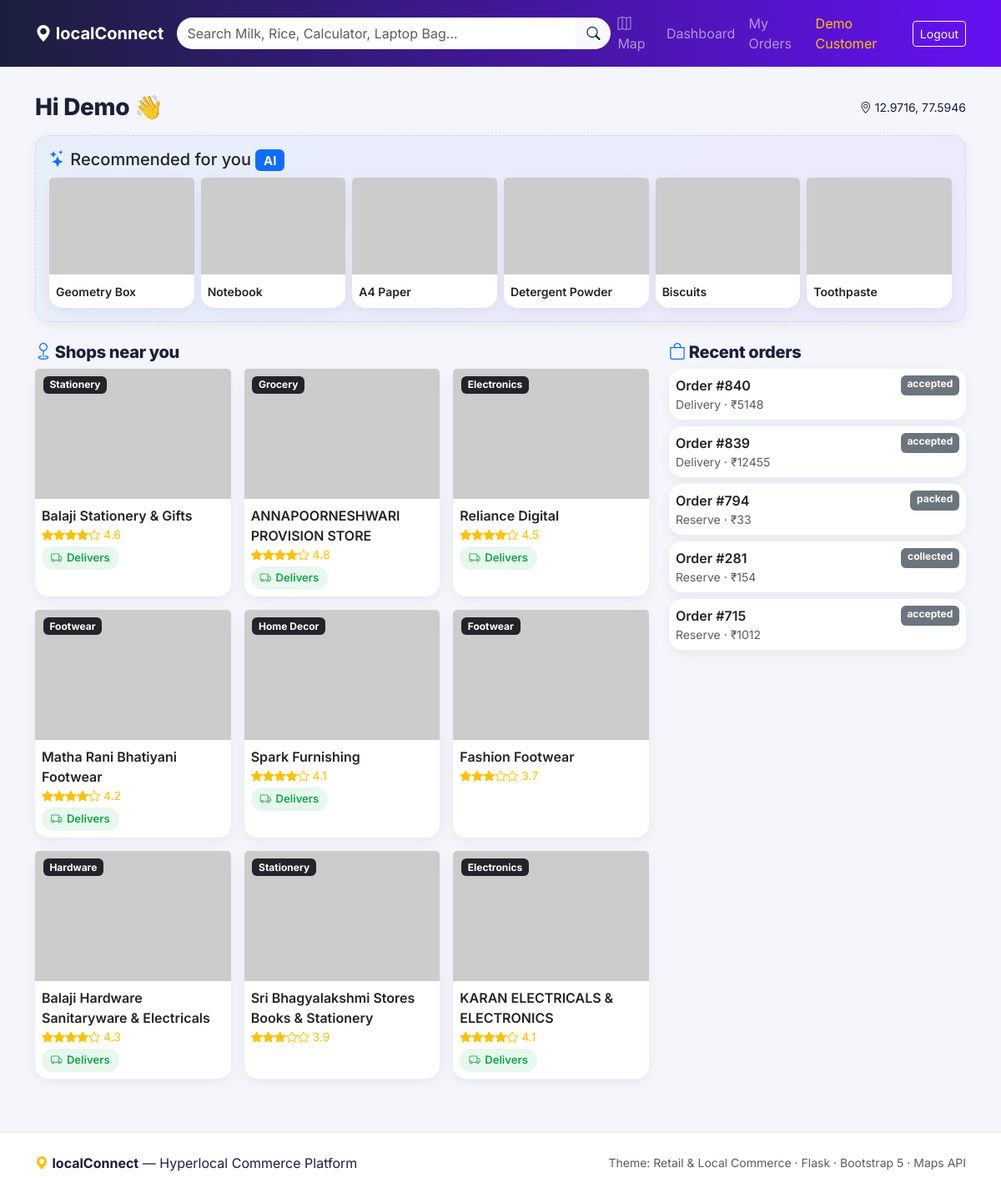
/dashboard (signed in), run on the app's committed database.
### models.py (models this page shows, shortened)
class User(UserMixin, db.Model):
    __tablename__ = "users"
    id = db.Column(db.Integer, primary_key=True)
    name = db.Column(db.String(120), nullable=False)
    email = db.Column(db.String(120), unique=True, nullable=False, index=True)
    phone = db.Column(db.String(20))
    password_hash = db.Column(db.String(255), nullable=False)
    role = db.Column(db.String(20), nullable=False, default="customer")
    lat = db.Column(db.Float)
    lng = db.Column(db.Float)
    created_at = db.Column(db.DateTime, default=_now)
    shops = db.relationship("Shop", backref="owner", lazy=True)
    orders = db.relationship("Order", backref="customer", lazy=True)
    reviews = db.relationship("Review", backref="customer", lazy=True)

class Product(db.Model):
    __tablename__ = "products"
    id = db.Column(db.Integer, primary_key=True)
    name = db.Column(db.String(150), nullable=False, index=True)
    category = db.Column(db.String(50), index=True)
    image = db.Column(db.String(255))
    description = db.Column(db.String(500))
    inventory = db.relationship("Inventory", backref="product", lazy=True)

class Shop(db.Model):
    __tablename__ = "shops"
    id = db.Column(db.Integer, primary_key=True)
    owner_id = db.Column(db.Integer, db.ForeignKey("users.id"))
    name = db.Column(db.String(150), nullable=False, index=True)
    owner_name = db.Column(db.String(120))
    mobile = db.Column(db.String(20))
    address = db.Column(db.String(255))
    lat = db.Column(db.Float, nullable=False)
    lng = db.Column(db.Float, nullable=False)
    category = db.Column(db.String(50), index=True)
    delivery_available = db.Column(db.Boolean, default=False)
    delivery_radius = db.Column(db.Float, default=3.0)  # km
    rating = db.Column(db.Float, default=4.0)
    parking = db.Column(db.Boolean, default=False)
    image = db.Column(db.String(255))
    verified = db.Column(db.Boolean, default=False)
    created_at = db.Column(db.DateTime, default=_now)
    inventory = db.relationship("Inventory", backref="shop", lazy=True,
                                cascade="all, delete-orphan")
    orders = db.relationship("Order", backref="shop", lazy=True)
    reviews = db.relationship("Review", backref="shop", lazy=True)

class Order(db.Model):
    __tablename__ = "orders"
    id = db.Column(db.Integer, primary_key=True)
    customer_id = db.Column(db.Integer, db.ForeignKey("users.id"))
    shop_id = db.Column(db.Integer, db.ForeignKey("shops.id"))
    order_type = db.Column(db.String(20), default="reserve")
    status = db.Column(db.String(30), default="placed")
    total = db.Column(db.Float, default=0)
    address = db.Column(db.String(255))
    created_at = db.Column(db.DateTime, default=_now)
    items = db.relationship("OrderItem", backref="order", lazy=True,
                            cascade="all, delete-orphan")
    payment = db.relationship("Payment", backref="order", uselist=False,
                              cascade="all, delete-orphan")
    delivery_partner_id = db.Column(db.Integer,
                                    db.ForeignKey("delivery_partners.id"))

### app.py (the view)
@app.route("/dashboard")
@role_required("customer")
def customer_dashboard():
    lat, lng = current_location()
    recs = services.recommend_for_user(current_user.id)
    popular = services.popular_products(limit=8)
    shops = []
    for s in Shop.query.filter_by(verified=True).all():
        d = services.haversine_km(lat, lng, s.lat, s.lng)
        shops.append((d, s))
    shops.sort(key=lambda x: x[0] or 1e9)
    nearby = [s for _, s in shops[:9]]
    orders = (Order.query.filter_by(customer_id=current_user.id)
              .order_by(Order.created_at.desc()).limit(5).all())
    return render_template("customer/dashboard.html", recs=recs, popular=popular,
                           nearby=nearby, orders=orders, lat=lat, lng=lng)

### app.py (called while the page is built)
@login_manager.user_loader
def load_user(user_id):
    return db.session.get(User, int(user_id))

@app.context_processor
def inject_globals():
    return {
        "maps_key": app.config["GOOGLE_MAPS_API_KEY"],
        "categories": ["Clothing", "Hardware", "Electronics", "Grocery",
                       "Footwear", "Stationery", "Sports", "Home Decor"],
    }

def role_required(*roles):
    def decorator(fn):
        @wraps(fn)
        @login_required
        def wrapper(*args, **kwargs):
            if current_user.role not in roles:
                abort(403)
            return fn(*args, **kwargs)
        return wrapper
    return decorator

def current_location():
    try:
        lat = float(request.args.get("lat") or request.cookies.get("lat"))
        lng = float(request.args.get("lng") or request.cookies.get("lng"))
        return lat, lng
    except (TypeError, ValueError):
        if current_user.is_authenticated and current_user.lat:
            return current_user.lat, current_user.lng
        return app.config["DEFAULT_LAT"], app.config["DEFAULT_LNG"]

### services.py (called while the page is built)
def haversine_km(lat1, lng1, lat2, lng2):
    if None in (lat1, lng1, lat2, lng2):
        return None
    lat1, lng1, lat2, lng2 = map(radians, (lat1, lng1, lat2, lng2))
    dlat = lat2 - lat1
    dlng = lng2 - lng1
    a = sin(dlat / 2) ** 2 + cos(lat1) * cos(lat2) * sin(dlng / 2) ** 2
    return round(2 * EARTH_RADIUS_KM * asin(sqrt(a)), 3)

def popular_products(limit=8, shop_id=None):
    q = db.session.query(
        Product.id, Product.name, Product.image,
        db.func.coalesce(db.func.sum(Inventory.sold), 0).label("sold"),
    ).join(Inventory, Inventory.product_id == Product.id)
    if shop_id:
        q = q.filter(Inventory.shop_id == shop_id)
    rows = (q.group_by(Product.id)
             .order_by(db.text("sold DESC"))
             .limit(limit).all())
    return [{"id": r.id, "name": r.name, "image": r.image, "sold": int(r.sold)}
            for r in rows]

### hyperlocal-commerce/templates/customer/dashboard.html (shortened to what this page needs)
{% extends "base.html" %}
{% block content %}
<div class="d-flex justify-content-between align-items-center mb-3">
  <h3 class="section-title mb-0">Hi {{ current_user.name.split()[0] }} 👋</h3>
  <span class="small" data-loc-status><i class="bi bi-geo-alt"></i> {{ "%.4f"|format(lat) }}, {{ "%.4f"|format(lng) }}</span>
</div>
<div class="card ai-card p-3 mb-4">
  <h5 class="mb-2"><i class="bi bi-stars text-primary"></i> Recommended for you <span class="badge text-bg-primary">AI</span></h5>
  <div class="row g-2">
    {% for r in recs %}
    <div class="col-6 col-md-2">
      <a class="text-decoration-none" href="{{ url_for('search', q=r.name) }}">
        <div class="card h-100"><img src="{{ r.image }}" class="card-img-top"><div class="card-body p-2"><small class="fw-semibold text-dark">{{ r.name }}</small></div></div>
      </a>
    </div>
    {% endfor %}
  </div>
</div>
<div class="row">
  <div class="col-lg-8">
    <h5 class="section-title mb-2"><i class="bi bi-geo text-primary"></i> Shops near you</h5>
    <div class="row g-3">
      {% for s in nearby %}
      <div class="col-md-4">
        <div class="card h-100 shop-card position-relative">
          <span class="badge text-bg-dark badge-cat">{{ s.category }}</span>
          <img src="{{ s.image }}" class="card-img-top">
          <div class="card-body p-2">
            <div class="fw-semibold">{{ s.name }}</div>
            <div class="stars small">{% for i in range(5) %}<i class="bi bi-star{{ '-fill' if i < s.rating|int else '' }}"></i>{% endfor %} {{ s.rating }}</div>
            {% if s.delivery_available %}<span class="chip green mt-1"><i class="bi bi-truck"></i> Delivers</span>{% endif %}
          </div>
        </div>
      </div>
      {% endfor %}
    </div>
  </div>
  <div class="col-lg-4">
    <h5 class="section-title mb-2"><i class="bi bi-bag text-primary"></i> Recent orders</h5>
    {% for o in orders %}
      <a class="text-decoration-none" href="{{ url_for('track_order', order_id=o.id) }}">
      <div class="card p-2 mb-2">
        <div class="d-flex justify-content-between">
          <span class="fw-semibold text-dark">Order #{{ o.id }}</span>
          <span class="badge text-bg-secondary">{{ o.status }}</span>
        </div>
        <small class="text-muted">{{ o.order_type|capitalize }} · ₹{{ o.total|int }}</small>
      </div></a>
    {% else %}
      <div class="text-muted small">No orders yet. <a href="{{ url_for('search') }}">Start shopping →</a></div>
    {% endfor %}
  </div>
</div>
{% endblock %}

### hyperlocal-commerce/templates/base.html (shortened to what this page needs)
<!doctype html>
<html lang="en">
<head>
  <link href="https://cdn.jsdelivr.net/npm/bootstrap@5.3.3/dist/css/bootstrap.min.css" rel="stylesheet">
  <link href="https://cdn.jsdelivr.net/npm/bootstrap-icons@1.11.3/font/bootstrap-icons.min.css" rel="stylesheet">
  <link rel="stylesheet" href="{{ url_for('static', filename='css/style.css') }}">
</head>
<body>
<nav class="navbar navbar-expand-lg navbar-dark sticky-top brand-nav">
  <div class="container">
    <a class="navbar-brand fw-bold" href="{{ url_for('index') }}">
      <i class="bi bi-geo-alt-fill"></i> localConnect
    </a>
    <div class="collapse navbar-collapse" id="nav">
      <form class="d-flex mx-auto my-2 my-lg-0 search-bar" action="{{ url_for('search') }}" method="get">
        <input class="form-control" type="search" name="q" placeholder="Search Milk, Rice, Calculator, Laptop Bag…"
               value="{{ request.args.get('q','') }}">
        <button class="btn btn-light"><i class="bi bi-search"></i></button>
      </form>
      <ul class="navbar-nav ms-auto align-items-lg-center">
        <li class="nav-item"><a class="nav-link" href="{{ url_for('map_view') }}"><i class="bi bi-map"></i> Map</a></li>
        {% if current_user.is_authenticated %}
          {% if current_user.role == 'customer' %}
            <li class="nav-item"><a class="nav-link" href="{{ url_for('customer_dashboard') }}">Dashboard</a></li>
            <li class="nav-item"><a class="nav-link" href="{{ url_for('my_orders') }}">My Orders</a></li>
          {% elif current_user.role == 'owner' %}
            <li class="nav-item"><a class="nav-link" href="{{ url_for('shop_dashboard') }}">My Shop</a></li>
            <li class="nav-item"><a class="nav-link" href="{{ url_for('shop_analytics') }}"><i class="bi bi-graph-up"></i> Analytics</a></li>
          {% elif current_user.role == 'admin' %}
            <li class="nav-item"><a class="nav-link" href="{{ url_for('admin_dashboard') }}">Admin</a></li>
            <li class="nav-item"><a class="nav-link" href="{{ url_for('admin_analytics') }}"><i class="bi bi-graph-up"></i> Analytics</a></li>
          {% endif %}
          <li class="nav-item"><span class="nav-link text-warning">{{ current_user.name }}</span></li>
          <li class="nav-item"><a class="btn btn-sm btn-outline-light ms-2" href="{{ url_for('logout') }}">Logout</a></li>
        {% else %}
          <li class="nav-item"><a class="nav-link" href="{{ url_for('login') }}">Login</a></li>
          <li class="nav-item"><a class="btn btn-sm btn-warning ms-2" href="{{ url_for('register') }}">Sign up</a></li>
        {% endif %}
      </ul>
    </div>
  </div>
</nav>
<main class="container py-3">{% block content %}{% endblock %}</main>
<footer class="footer mt-5 py-4">
  <div class="container d-flex flex-wrap justify-content-between align-items-center">
    <span><i class="bi bi-geo-alt-fill text-warning"></i> <strong>localConnect</strong> — Hyperlocal Commerce Platform</span>
    <span class="text-muted small">Theme: Retail &amp; Local Commerce · Flask · Bootstrap 5 · Maps API</span>
  </div>
</footer>
</body>
</html>

### hyperlocal-commerce/static/css/style.css (style rules this page uses)
:root { --brand:#0d6efd; --brand-2:#6610f2; --accent:#ffc107; --ink:#1b1f3b; --soft:#f4f6fb; }
body { background:var(--soft); color:var(--ink); font-family:"Inter",system-ui,-apple-system,"Segoe UI",Roboto,sans-serif; -webkit-font-smoothing:antialiased; }
.card,.result-card,.shop-card { animation:lc-fade .45s ease both; }
.brand-nav { background:linear-gradient(90deg,var(--ink),var(--brand-2)); }
.search-bar { min-width:min(520px,80%); }
.search-bar .form-control { border-radius:30px 0 0 30px;border:none; }
.search-bar .btn { border-radius:0 30px 30px 0; }
.card { border:none;border-radius:16px;box-shadow:0 4px 16px rgba(20,20,60,.06); }
.shop-card .badge-cat { position:absolute;top:.6rem;left:.6rem; }
.chip { display:inline-flex;align-items:center;gap:.35rem;background:#eef1ff;color:var(--brand-2); border-radius:30px;padding:.25rem .7rem;font-size:.82rem;font-weight:600; }
.chip.green { background:#e7f8ee;color:#16a34a; }
.stars { color:var(--accent); }
.section-title { font-weight:800;letter-spacing:-.3px; }
.footer { background:#fff;border-top:1px solid #eceef5; }
.ai-card { background:linear-gradient(120deg,#0d6efd0d,#6610f20d);border:1px dashed #c7d2fe; }

### data on the page
User: name "Demo Customer", name "Demo", lat "12.9716", lng "77.5946"
Product: name "Geometry Box"
Product: name "Notebook"
Product: name "A4 Paper"
Product: name "Detergent Powder"
Product: name "Biscuits"
Product: name "Toothpaste"
Shop: category "Stationery", name "Balaji Stationery & Gifts", rating "4.6", delivery_available True (drawn)
Shop: category "Grocery", name "ANNAPOORNESHWARI PROVISION STORE", rating "4.8", delivery_available True (drawn)
Shop: category "Electronics", name "Reliance Digital", rating "4.5", delivery_available True (drawn)
Shop: category "Footwear", name "Matha Rani Bhatiyani Footwear", rating "4.2", delivery_available True (drawn)
Shop: category "Home Decor", name "Spark Furnishing", rating "4.1", delivery_available True (drawn)
Shop: category "Footwear", name "Fashion Footwear", rating "3.7"
Shop: category "Hardware", name "Balaji Hardware Sanitaryware & Electricals", rating "4.3", delivery_available True (drawn)
Shop: category "Stationery", name "Sri Bhagyalakshmi Stores Books & Stationery", rating "3.9"
Shop: category "Electronics", name "KARAN ELECTRICALS & ELECTRONICS", rating "4.1", delivery_available True (drawn)
Order: id "840", status "accepted", order_type "Delivery", total "5148"
Order: id "839", status "accepted", order_type "Delivery", total "12455"
Order: id "794", status "packed", order_type "Reserve", total "33"
Order: id "281", status "collected", order_type "Reserve", total "154"
Order: id "715", status "accepted", order_type "Reserve", total "1012"
